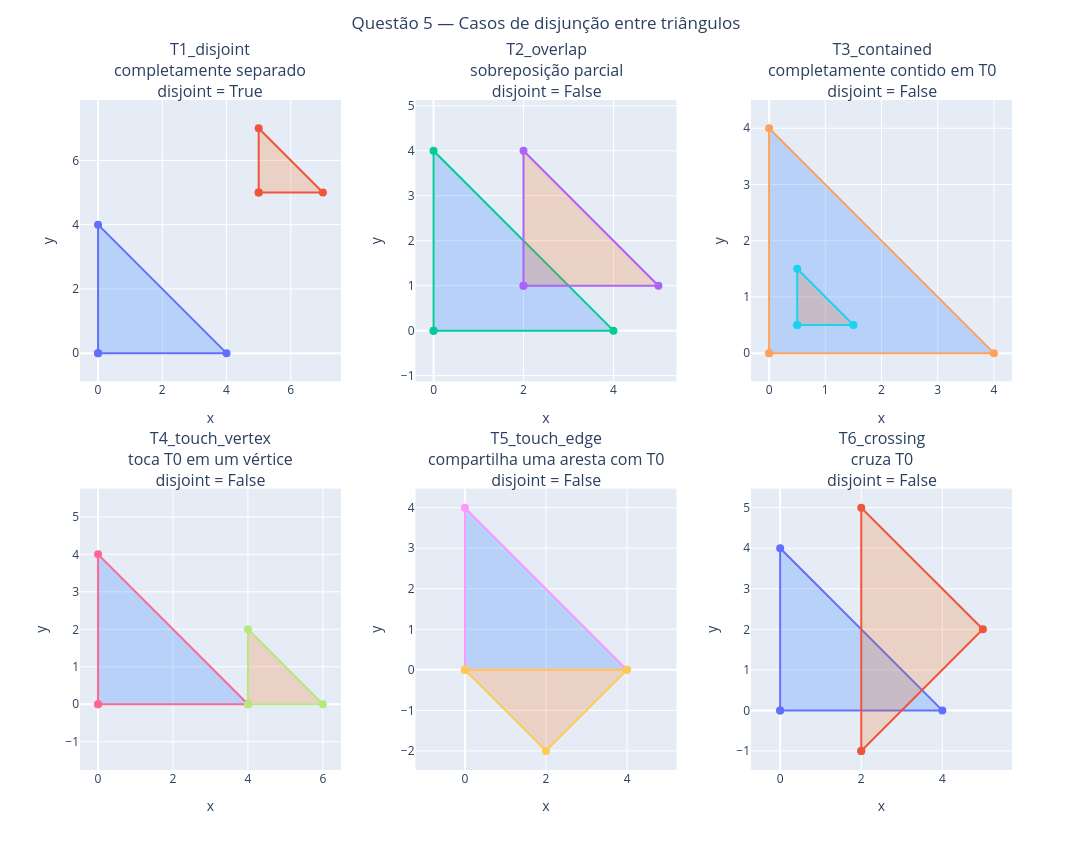

The notebook cell this image was saved under:
### Code cell
comparison_names = [
    name
    for name in triangles
    if name != base_name
]

q5_figures = []
q5_titles = []

for name in comparison_names:
    result = triangles_are_disjoint(base_triangle, triangles[name])
    panel = make_figure()

    # O triângulo-base é mantido em todos os painéis para comparação.
    add_polygon(
        panel,
        base_triangle,
        name="T0_base",
        fill=True,
        fillcolor="rgba(0, 100, 255, 0.20)",
        showlegend=False,
    )
    add_polygon(
        panel,
        triangles[name],
        name=name,
        fill=True,
        fillcolor="rgba(255, 100, 0, 0.20)",
        showlegend=False,
    )

    q5_figures.append(panel)
    q5_titles.append(
        f"{name}<br>{triangle_descriptions[name]}<br>disjoint = {result}"
    )

fig = compose_figures(
    q5_figures,
    titles=q5_titles,
    title="Questão 5 — Casos de disjunção entre triângulos",
    rows=2,
    cols=3,
    width=1200,
    height=850,
    vertical_spacing=0.16,
    showlegend=False,
)

fig.update_layout(
    title=dict(
        x=0.5,
        xanchor="center",
        y=0.98,
        yanchor="top",
    ),
    margin=dict(t=100),
)

for annotation in fig.layout.annotations:
    annotation.update(yshift=-4)

save_figure(fig, "q05_triangle_disjointness.html").show()

### Figure 1 — Plotly figure (JSON) as saved in the notebook; plotly's stock layout.template omitted (floating-point values rounded to 4 significant figures)
{"data": [{"fill": "toself", "fillcolor": "rgba(0, 100, 255, 0.20)", "line": {"width": 2}, "marker": {"size": 8}, "mode": "lines+markers", "name": "T0_base", "showlegend": false, "textposition": "top center", "type": "scatter", "x": [0.0, 4.0, 0.0, 0.0], "xaxis": "x", "y": [0.0, 0.0, 4.0, 0.0], "yaxis": "y"}, {"fill": "toself", "fillcolor": "rgba(255, 100, 0, 0.20)", "line": {"width": 2}, "marker": {"size": 8}, "mode": "lines+markers", "name": "T1_disjoint", "showlegend": false, "textposition": "top center", "type": "scatter", "x": [5.0, 7.0, 5.0, 5.0], "xaxis": "x", "y": [5.0, 5.0, 7.0, 5.0], "yaxis": "y"}, {"fill": "toself", "fillcolor": "rgba(0, 100, 255, 0.20)", "line": {"width": 2}, "marker": {"size": 8}, "mode": "lines+markers", "name": "T0_base", "showlegend": false, "textposition": "top center", "type": "scatter", "x": [0.0, 4.0, 0.0, 0.0], "xaxis": "x2", "y": [0.0, 0.0, 4.0, 0.0], "yaxis": "y2"}, {"fill": "toself", "fillcolor": "rgba(255, 100, 0, 0.20)", "line": {"width": 2}, "marker": {"size": 8}, "mode": "lines+markers", "name": "T2_overlap", "showlegend": false, "textposition": "top center", "type": "scatter", "x": [2.0, 5.0, 2.0, 2.0], "xaxis": "x2", "y": [1.0, 1.0, 4.0, 1.0], "yaxis": "y2"}, {"fill": "toself", "fillcolor": "rgba(0, 100, 255, 0.20)", "line": {"width": 2}, "marker": {"size": 8}, "mode": "lines+markers", "name": "T0_base", "showlegend": false, "textposition": "top center", "type": "scatter", "x": [0.0, 4.0, 0.0, 0.0], "xaxis": "x3", "y": [0.0, 0.0, 4.0, 0.0], "yaxis": "y3"}, {"fill": "toself", "fillcolor": "rgba(255, 100, 0, 0.20)", "line": {"width": 2}, "marker": {"size": 8}, "mode": "lines+markers", "name": "T3_contained", "showlegend": false, "textposition": "top center", "type": "scatter", "x": [0.5, 1.5, 0.5, 0.5], "xaxis": "x3", "y": [0.5, 0.5, 1.5, 0.5], "yaxis": "y3"}, {"fill": "toself", "fillcolor": "rgba(0, 100, 255, 0.20)", "line": {"width": 2}, "marker": {"size": 8}, "mode": "lines+markers", "name": "T0_base", "showlegend": false, "textposition": "top center", "type": "scatter", "x": [0.0, 4.0, 0.0, 0.0], "xaxis": "x4", "y": [0.0, 0.0, 4.0, 0.0], "yaxis": "y4"}, {"fill": "toself", "fillcolor": "rgba(255, 100, 0, 0.20)", "line": {"width": 2}, "marker": {"size": 8}, "mode": "lines+markers", "name": "T4_touch_vertex", "showlegend": false, "textposition": "top center", "type": "scatter", "x": [4.0, 6.0, 4.0, 4.0], "xaxis": "x4", "y": [0.0, 0.0, 2.0, 0.0], "yaxis": "y4"}, {"fill": "toself", "fillcolor": "rgba(0, 100, 255, 0.20)", "line": {"width": 2}, "marker": {"size": 8}, "mode": "lines+markers", "name": "T0_base", "showlegend": false, "textposition": "top center", "type": "scatter", "x": [0.0, 4.0, 0.0, 0.0], "xaxis": "x5", "y": [0.0, 0.0, 4.0, 0.0], "yaxis": "y5"}, {"fill": "toself", "fillcolor": "rgba(255, 100, 0, 0.20)", "line": {"width": 2}, "marker": {"size": 8}, "mode": "lines+markers", "name": "T5_touch_edge", "showlegend": false, "textposition": "top center", "type": "scatter", "x": [0.0, 4.0, 2.0, 0.0], "xaxis": "x5", "y": [0.0, 0.0, -2.0, 0.0], "yaxis": "y5"}, {"fill": "toself", "fillcolor": "rgba(0, 100, 255, 0.20)", "line": {"width": 2}, "marker": {"size": 8}, "mode": "lines+markers", "name": "T0_base", "showlegend": false, "textposition": "top center", "type": "scatter", "x": [0.0, 4.0, 0.0, 0.0], "xaxis": "x6", "y": [0.0, 0.0, 4.0, 0.0], "yaxis": "y6"}, {"fill": "toself", "fillcolor": "rgba(255, 100, 0, 0.20)", "line": {"width": 2}, "marker": {"size": 8}, "mode": "lines+markers", "name": "T6_crossing", "showlegend": false, "textposition": "top center", "type": "scatter", "x": [2.0, 5.0, 2.0, 2.0], "xaxis": "x6", "y": [-1.0, 2.0, 5.0, -1.0], "yaxis": "y6"}], "layout": {"annotations": [{"font": {"size": 16}, "showarrow": false, "text": "T1_disjoint<br>completamente separado<br>disjoint = True", "x": 0.14, "xanchor": "center", "xref": "paper", "y": 1, "yanchor": "bottom", "yref": "paper", "yshift": -4}, {"font": {"size": 16}, "showarrow": false, "text": "T2_overlap<br>sobreposição parcial<br>disjoint = False", "x": 0.5, "xanchor": "center", "xref": "paper", "y": 1, "yanchor": "bottom", "yref": "paper", "yshift": -4}, {"font": {"size": 16}, "showarrow": false, "text": "T3_contained<br>completamente contido em T0<br>disjoint = False", "x": 0.86, "xanchor": "center", "xref": "paper", "y": 1, "yanchor": "bottom", "yref": "paper", "yshift": -4}, {"font": {"size": 16}, "showarrow": false, "text": "T4_touch_vertex<br>toca T0 em um vértice<br>disjoint = False", "x": 0.14, "xanchor": "center", "xref": "paper", "y": 0.42, "yanchor": "bottom", "yref": "paper", "yshift": -4}, {"font": {"size": 16}, "showarrow": false, "text": "T5_touch_edge<br>compartilha uma aresta com T0<br>disjoint = False", "x": 0.5, "xanchor": "center", "xref": "paper", "y": 0.42, "yanchor": "bottom", "yref": "paper", "yshift": -4}, {"font": {"size": 16}, "showarrow": false, "text": "T6_crossing<br>cruza T0<br>disjoint = False", "x": 0.86, "xanchor": "center", "xref": "paper", "y": 0.42, "yanchor": "bottom", "yref": "paper", "yshift": -4}], "height": 850, "margin": {"t": 100}, "showlegend": false, "title": {"text": "Questão 5 — Casos de disjunção entre triângulos", "x": 0.5, "xanchor": "center", "y": 0.98, "yanchor": "top"}, "width": 1200, "xaxis": {"anchor": "y", "domain": [0, 0.28], "scaleanchor": "y", "scaleratio": 1, "title": {"text": "x"}, "zeroline": true}, "xaxis2": {"anchor": "y2", "domain": [0.36, 0.64], "scaleanchor": "y2", "scaleratio": 1, "title": {"text": "x"}, "zeroline": true}, "xaxis3": {"anchor": "y3", "domain": [0.72, 1], "scaleanchor": "y3", "scaleratio": 1, "title": {"text": "x"}, "zeroline": true}, "xaxis4": {"anchor": "y4", "domain": [0, 0.28], "scaleanchor": "y4", "scaleratio": 1, "title": {"text": "x"}, "zeroline": true}, "xaxis5": {"anchor": "y5", "domain": [0.36, 0.64], "scaleanchor": "y5", "scaleratio": 1, "title": {"text": "x"}, "zeroline": true}, "xaxis6": {"anchor": "y6", "domain": [0.72, 1], "scaleanchor": "y6", "scaleratio": 1, "title": {"text": "x"}, "zeroline": true}, "yaxis": {"anchor": "x", "domain": [0.58, 1], "title": {"text": "y"}, "zeroline": true}, "yaxis2": {"anchor": "x2", "domain": [0.58, 1], "title": {"text": "y"}, "zeroline": true}, "yaxis3": {"anchor": "x3", "domain": [0.58, 1], "title": {"text": "y"}, "zeroline": true}, "yaxis4": {"anchor": "x4", "domain": [0, 0.42], "title": {"text": "y"}, "zeroline": true}, "yaxis5": {"anchor": "x5", "domain": [0, 0.42], "title": {"text": "y"}, "zeroline": true}, "yaxis6": {"anchor": "x6", "domain": [0, 0.42], "title": {"text": "y"}, "zeroline": true}}}
